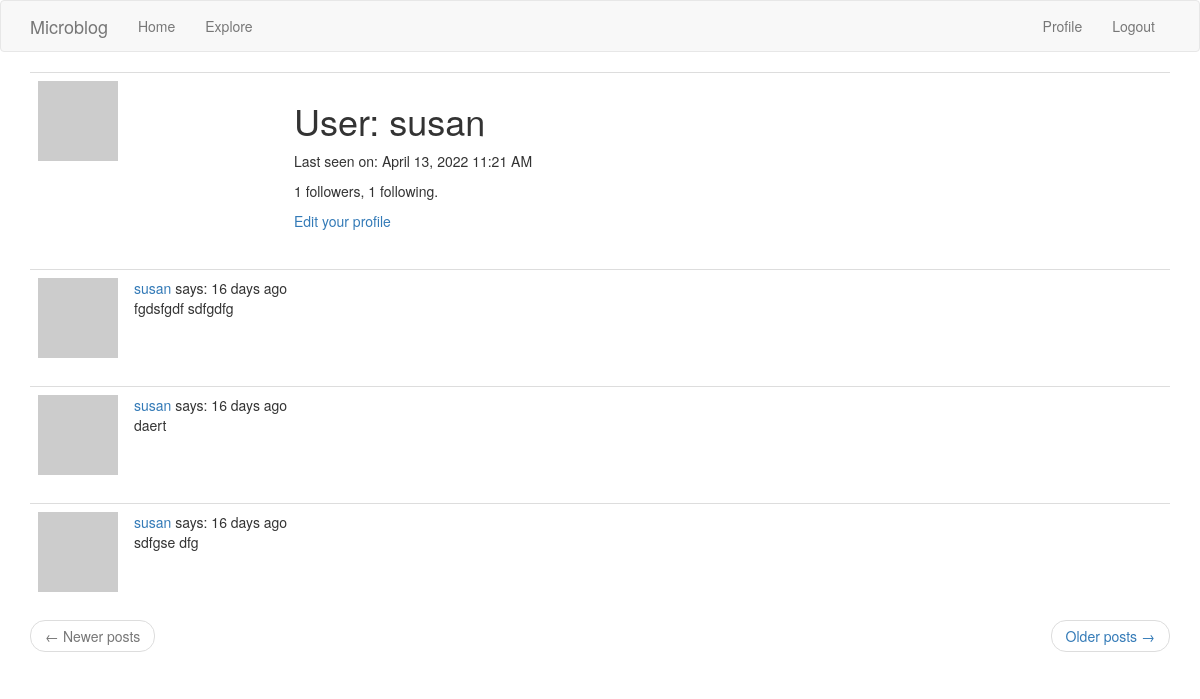
Page /user/susan (signed in) on the committed database.
### app/models.py (models this page shows, shortened)
class User(UserMixin, db.Model):
    id = db.Column(db.Integer, primary_key=True)
    username = db.Column(db.String(64), index=True, unique=True)
    email = db.Column(db.String(120), index=True, unique=True)
    password_hash = db.Column(db.String(128))
    posts = db.relationship('Post', backref='author', lazy='dynamic')
    about_me = db.Column(db.String(140))
    last_seen = db.Column(db.DateTime, default=datetime.utcnow)
    followed = db.relationship(
        'User', secondary=followers,
        primaryjoin=(followers.c.follower_id == id),
        secondaryjoin=(followers.c.followed_id == id),
        backref=db.backref('followers', lazy='dynamic'), lazy='dynamic')
    def avatar(self, size):
        digest = md5(self.email.lower().encode('utf-8')).hexdigest()
        return f'https://www.gravatar.com/avatar/{digest}?d=identicon&s={size}'

class Post(db.Model):
    id = db.Column(db.Integer, primary_key=True)
    body = db.Column(db.String(140))
    timestamp = db.Column(db.DateTime, index=True, default=datetime.utcnow)
    user_id = db.Column(db.Integer, db.ForeignKey('user.id'))

### app/routes.py (the view)
@app.route('/user/<username>')
@login_required
def user(username):
    _user = User.query.filter_by(username=username).first_or_404()
    page = request.args.get('page', 1, type=int)
    posts = _user.posts.order_by(Post.timestamp.desc()).paginate(page, app.config['POSTS_PER_PAGE'], False)
    next_url = url_for('user', username=_user.username, page=posts.next_num) if posts.has_next else None
    prev_url = url_for('user', username=_user.username, page=posts.prev_num) if posts.has_prev else None
    return render_template('user.html', user=_user, posts=posts.items, next_url=next_url, prev_url=prev_url)

### app/models.py (called while the page is built)
@login.user_loader
def load_user(_id):
    return User.query.get(int(_id))

### app/routes.py (called while the page is built)
@app.before_request
def before_request():
    if current_user.is_authenticated:
        current_user.last_seen = datetime.utcnow()
        db.session.commit()

### app/templates/user.html (shortened to what this page needs)
{% extends "base.html" %}
{% block app_content %}
<table class="table table-hover">
    <tr>
        <td width="256px"><img src="{{ user.avatar(256) }}"></td>
        <td>
            <h1>User: {{ user.username }}</h1>
            {% if user.last_seen %}<p>Last seen on: {{ moment(user.last_seen).format('LLL') }}</p>{% endif %}
            <p>{{ user.followers.count() }} followers, {{ user.followed.count() }} following.</p>
            {% if user == current_user %}
            <p><a href="{{ url_for('edit_profile') }}">Edit your profile</a></p>
            {% endif %}
        </td>
    </tr>
</table>
{% for post in posts %}
{% include "_post.html" %}
{% endfor %}
<nav aria-label="...">
    <ul class="pager">
        <li class="previous{% if not prev_url %} disabled{% endif %}">
            <a href="{{ prev_url or '#' }}">
                <span aria-hidden="true">&larr;</span> Newer posts
            </a>
        </li>
        <li class="next{% if not next_url %} disabled{% endif %}">
            <a href="{{ next_url or '#' }}">
                Older posts <span aria-hidden="true">&rarr;</span>
            </a>
        </li>
    </ul>
</nav>
{% endblock %}

### app/templates/_post.html
<table class="table table-hover">
    <tr>
        <td width="70px">
            <a href="{{ url_for('user', username=post.author.username) }}"><img src="{{ post.author.avatar(70) }}"/></a></td>
        <td>
            <a href="{{ url_for('user', username=post.author.username) }}">{{ post.author.username }}</a> says: {{ moment(post.timestamp).fromNow() }}<br>{{ post.body }}
        </td>
    </tr>
</table>

### rows in the picture
User: username "susan", last_seen "April 13, 2022 11:21 AM"
Post: author.username "susan", timestamp "16 days ago", body "fgdsfgdf sdfgdfg"
Post: author.username "susan", timestamp "16 days ago", body "daert"
Post: author.username "susan", timestamp "16 days ago", body "sdfgse dfg"

### other values in the picture
{{ user.followers.count() }} "1"
{{ user.followed.count() }} "1"
